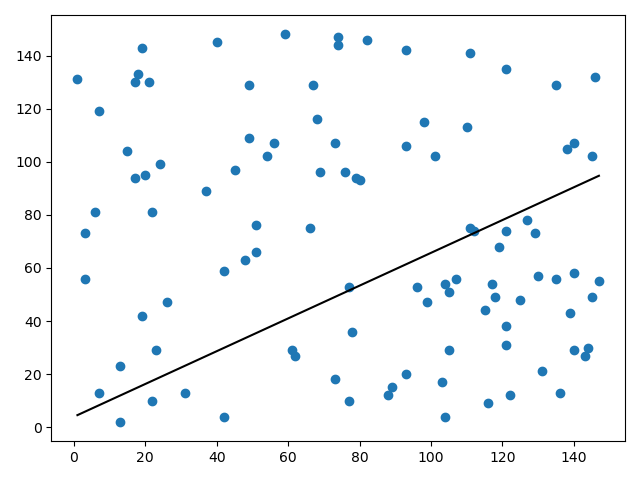

Source code (Python):
import matplotlib.pyplot as plt
import numpy as np
import pandas as pd


def generate_simple_dots():
    return [(np.random.randint(low=0, high=150), np.random.randint(low=0, high=150)) for i in range(100)]


def show_init_dataframe(X, Y):
    plt.scatter(X, Y)
    plt.show()


def show_line(X, Y, y_pred):
    plt.scatter(X, Y)
    plt.plot([min(X), max(X)], [min(y_pred), max(y_pred)], color='black')
    plt.show()


if __name__ == '__main__':
    m = 0
    c = 0
    L = 0.0001
    epochs = 1000
    gen_dots = generate_simple_dots()
    frame = pd.DataFrame(gen_dots)
    X = frame.iloc[:, 0]
    Y = frame.iloc[:, 1]
    show_init_dataframe(X, Y)
    n = float(len(X))
    for i in range(epochs):
        y_pred = m * X + c
        d_m = (-2 / n) * sum(X * (Y - y_pred))
        d_c = (-2 / n) * sum(Y - y_pred)
        m = m - L * d_m
        c = c - L * d_c
    y_pred = m * X + c
    show_line(X, Y, y_pred)
